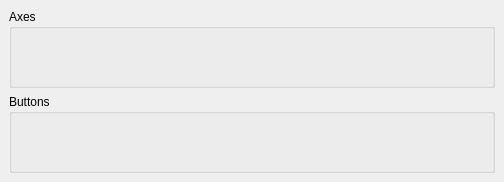
<?xml version="1.0" encoding="UTF-8"?>
<ui version="4.0">
 <class>InputDialog</class>
 <widget class="QMainWindow" name="InputDialog">
  <property name="geometry">
   <rect>
    <x>0</x>
    <y>0</y>
    <width>504</width>
    <height>182</height>
   </rect>
  </property>
  <widget class="QWidget" name="centralWidget">
   <layout class="QVBoxLayout" name="verticalLayout">
    <item>
     <widget class="QGroupBox" name="g_axes">
      <property name="title">
       <string>Axes</string>
      </property>
      <layout class="QFormLayout" name="formLayout">
       <property name="fieldGrowthPolicy">
        <enum>QFormLayout::ExpandingFieldsGrow</enum>
       </property>
       <property name="horizontalSpacing">
        <number>0</number>
       </property>
       <property name="verticalSpacing">
        <number>0</number>
       </property>
      </layout>
     </widget>
    </item>
    <item>
     <widget class="QGroupBox" name="g_btns">
      <property name="title">
       <string>Buttons</string>
      </property>
      <layout class="QHBoxLayout" name="horizontalLayout">
       <property name="spacing">
        <number>0</number>
       </property>
      </layout>
     </widget>
    </item>
   </layout>
  </widget>
 </widget>
 <resources/>
 <connections/>
</ui>
